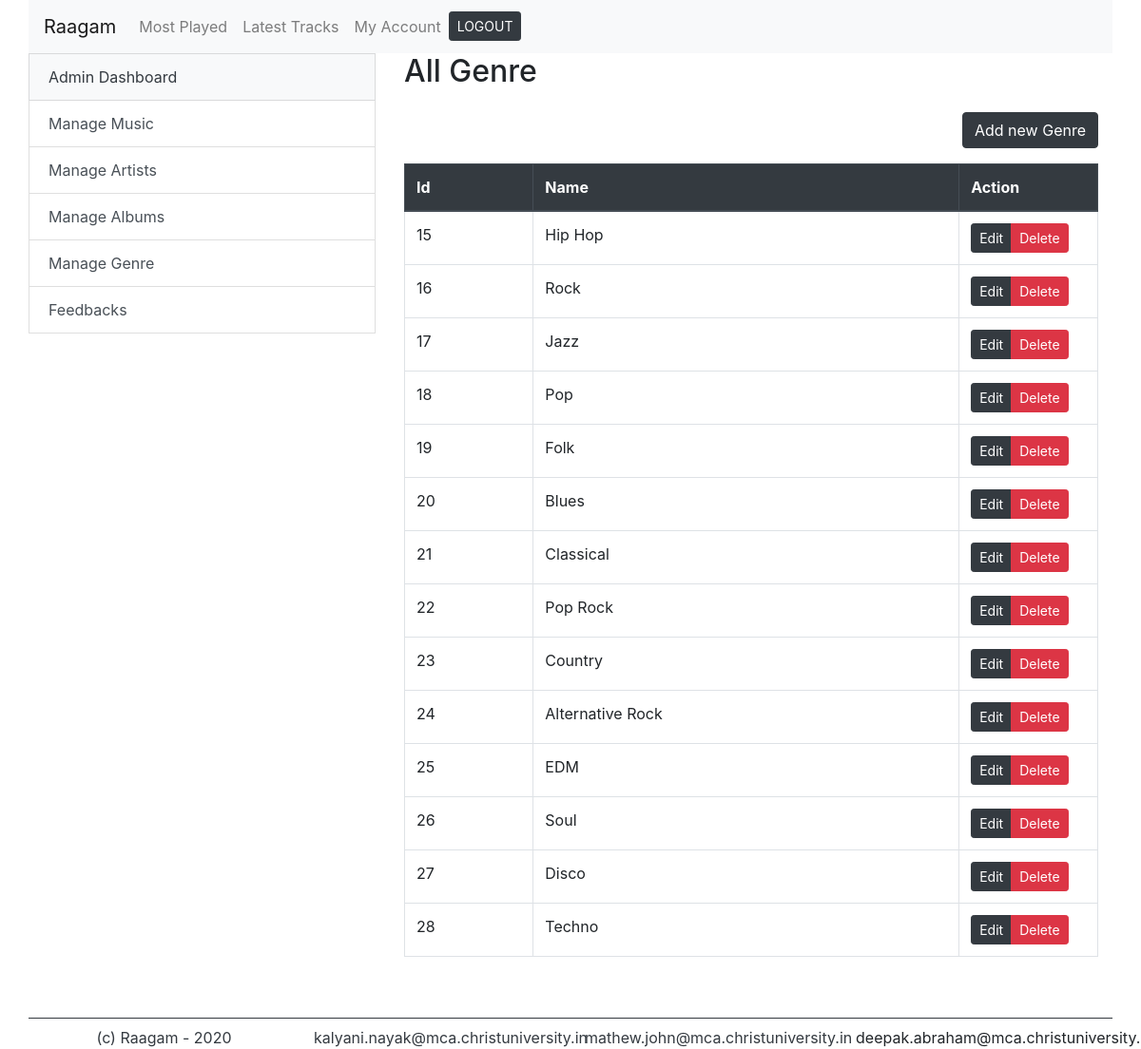
Screenshot of /admin_genre.php (signed in) with the database file from the repository.
### tables this page shows
CREATE TABLE `genres` (
  `id` int(11) NOT NULL,
  `name` varchar(50) NOT NULL
);

### files/functions.php (called while the page is built, shortened)
<?php
function get_all_genre($conn){
	$sql = "SELECT * FROM genres ORDER BY id ASC";
 	$res = $conn->query($sql);
 	$genre = array();
  	while ($data = $res->fetch_assoc()) {
  		array_push($genre, $data);
 	}
 	return $genre;
}

### admin_genre.php (the view, shortened to what this page needs)
<?php
	include 'files/functions.php';
	$genre = get_all_genre($conn);
?>
<?php require_once("files/header.php"); ?>
<div class="container">
	<div class="row">
		<?php include 'files/admin_side_bar.php'; ?>
		<div class="col-md-8">
			<h2>All Genre</h2>
			<a href="genre_add_new.php" class="btn btn-dark float-right mt-md-3 mb-md-3">
				Add new Genre
			</a>
			<table class="table table-bordered">
			  <thead class="thead-dark">
			    <tr>
			      <th scope="col">Id</th>
			      <th scope="col">Name</th>
			      <th scope="col" style="width: 20%;">Action</th>
			    </tr>
			  </thead>
			  <tbody>
			  	<?php foreach ($genre as $key => $a): ?>
				    <tr>
				      <td><?php
				      	echo $a['id'];
				      ?></td>
				      <td><?php
				      	echo $a['name'];
	 			      ?></td>
   				      <td><div class="btn-group btn-group-sm">
				      	<a href="admin_edit_genre.php?id=<?php echo($a['id']); ?>" class="btn btn-dark" title="">Edit</a>
				      	<a href="admin_delete_genre.php?id=<?php echo($a['id']); ?>" class="btn btn-danger" title="">Delete</a>
				      </div></td>
				    </tr>
			  	<?php endforeach ?>
			  </tbody>
			</table>
		</div>
	</div>
</div>
<?php require_once("files/footer.php"); ?>

### rows the page displays
genres: id "15", name "Hip Hop"
genres: id "16", name "Rock"
genres: id "17", name "Jazz"
genres: id "18", name "Pop"
genres: id "19", name "Folk"
genres: id "20", name "Blues"
genres: id "21", name "Classical"
genres: id "22", name "Pop Rock"
genres: id "23", name "Country"
genres: id "24", name "Alternative Rock"
genres: id "25", name "EDM"
genres: id "26", name "Soul"
genres: id "27", name "Disco"
genres: id "28", name "Techno"
